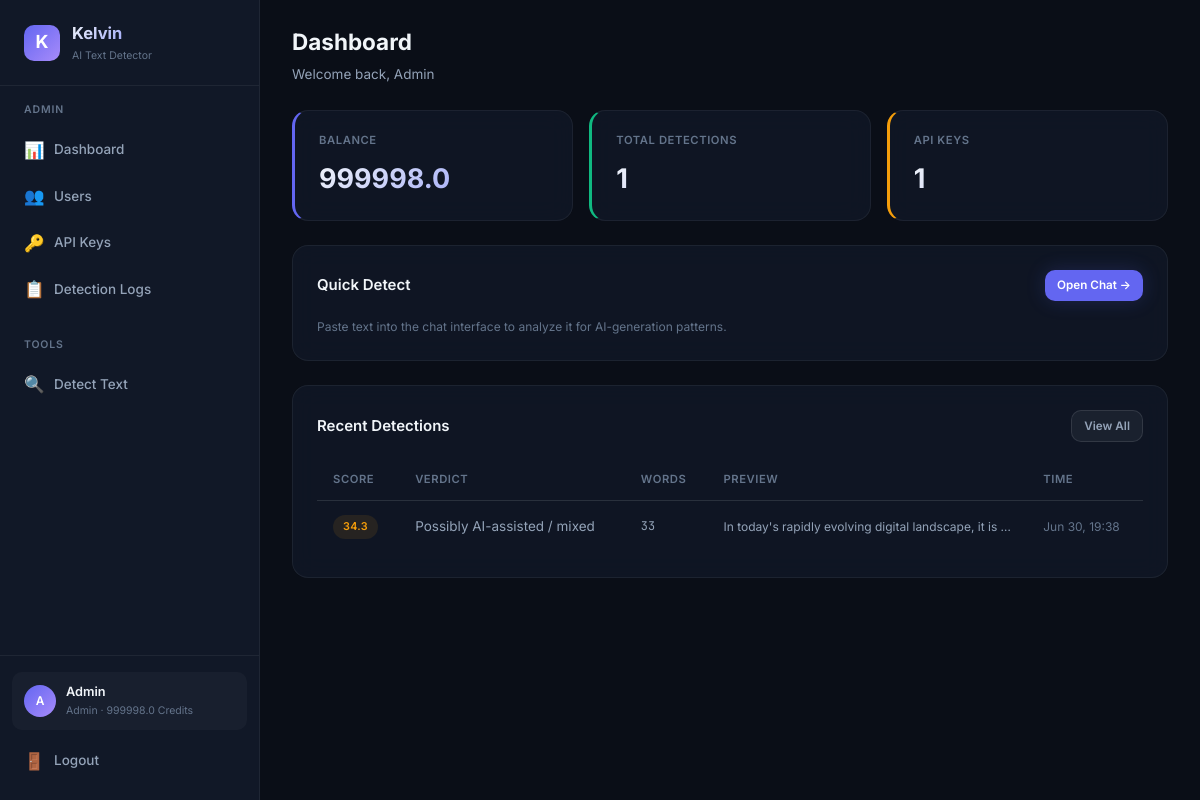
The page /dashboard (signed in) on the database as committed earlier.
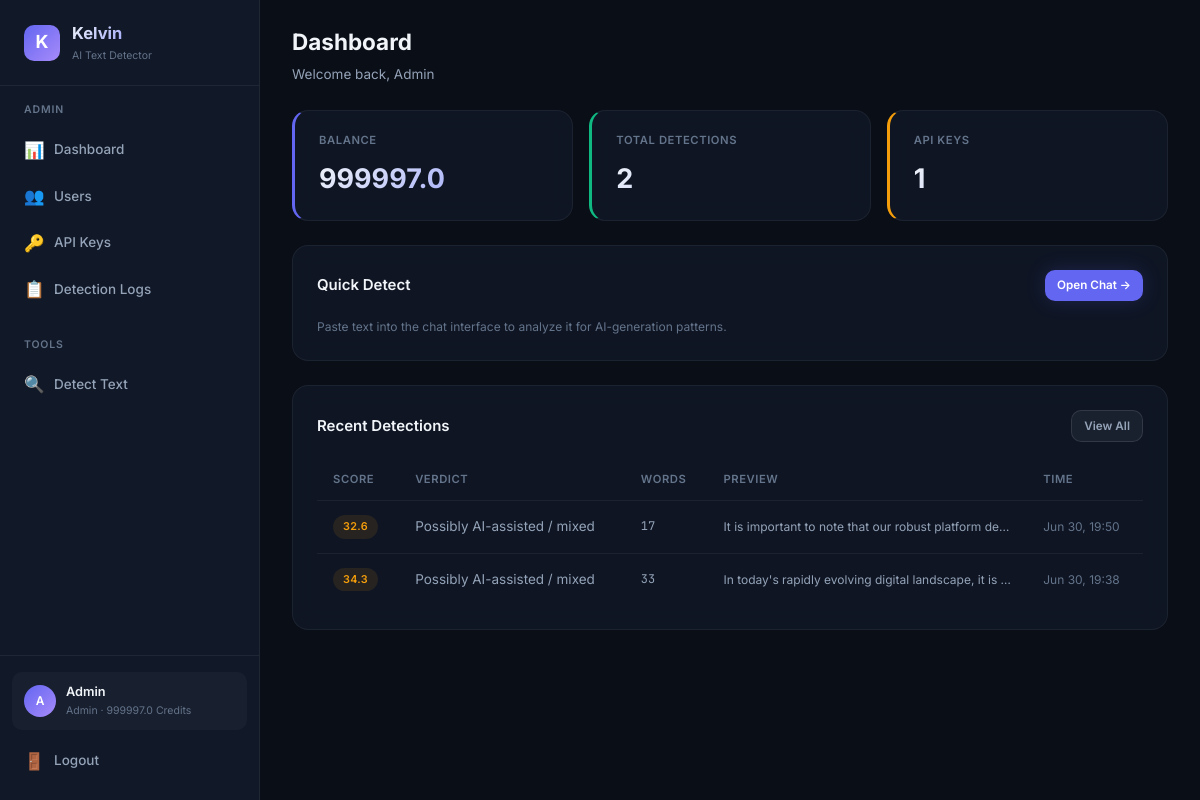
The same page on the database as committed later.
### database.py (models this page shows, shortened)
class User(Base):
    __tablename__ = "users"
    id = Column(Integer, primary_key=True, autoincrement=True)
    email = Column(String(255), unique=True, nullable=False, index=True)
    password_hash = Column(String(255), nullable=False)
    display_name = Column(String(100), nullable=False)
    role = Column(String(20), nullable=False, default="user")  # "admin" or "user"
    balance = Column(Float, nullable=False, default=100.0)
    is_active = Column(Boolean, nullable=False, default=True)
    created_at = Column(DateTime, nullable=False, default=datetime.utcnow)
    api_keys = relationship("APIKeyRecord", back_populates="user", lazy="dynamic")
    detection_logs = relationship("DetectionLog", back_populates="user", lazy="dynamic")
    transactions = relationship("BalanceTransaction", back_populates="user", lazy="dynamic")

class DetectionLog(Base):
    __tablename__ = "detection_logs"
    id = Column(Integer, primary_key=True, autoincrement=True)
    user_id = Column(Integer, ForeignKey("users.id"), nullable=False, index=True)
    api_key_id = Column(Integer, ForeignKey("api_keys.id"), nullable=True)
    input_text = Column(Text, nullable=False)
    output_json = Column(Text, nullable=False)  # JSON string
    score = Column(Float, nullable=True)
    verdict = Column(String(50), nullable=True)
    model_used = Column(String(30), nullable=True)
    cost = Column(Float, nullable=False, default=1.0)
    word_count = Column(Integer, nullable=True)
    ip_address = Column(String(45), nullable=True)
    created_at = Column(DateTime, nullable=False, default=datetime.utcnow)
    user = relationship("User", back_populates="detection_logs")
    api_key = relationship("APIKeyRecord", back_populates="detection_logs")
    __table_args__ = (
        Index("idx_logs_user_created", "user_id", "created_at"),
    )

### detect-ai.py (the view)
@app.get("/dashboard", response_class=HTMLResponse)
async def user_dashboard(request: Request, db: Session = Depends(get_db_session)):
    user = _require_web_user(request, db)
    recent_logs = db.query(DetectionLog).filter(DetectionLog.user_id == user.id).order_by(desc(DetectionLog.created_at)).limit(10).all()
    total_requests = db.query(func.count(DetectionLog.id)).filter(DetectionLog.user_id == user.id).scalar()
    return _render(request, db, "user/dashboard.html", recent_logs=recent_logs, total_requests=total_requests)

### templates/user/dashboard.html (shortened to what this page needs)
{% extends "base.html" %}
{% set active_page = 'user-dashboard' %}
{% block page_header %}
<div class="page-header">
    <h2>Dashboard</h2>
    <p>Welcome back, {{ user.display_name }}</p>
</div>
{% endblock %}
{% block content %}
<div class="stats-grid">
    <div class="stat-card accent">
        <div class="stat-label">Balance</div>
        <div class="stat-value">{{ user.balance | round(1) }}</div>
    </div>
    <div class="stat-card green">
        <div class="stat-label">Total Detections</div>
        <div class="stat-value">{{ total_requests }}</div>
    </div>
    <div class="stat-card yellow">
        <div class="stat-label">API Keys</div>
        <div class="stat-value">{{ user.api_keys.count() }}</div>
    </div>
</div>
<div class="card">
    <div class="card-header">
        <h3>Quick Detect</h3>
        <a href="/dashboard/detect" class="btn btn-primary btn-sm">Open Chat →</a>
    </div>
    <p class="text-muted text-sm">Paste text into the chat interface to analyze it for AI-generation patterns.</p>
</div>
<div class="card mt-24">
    <div class="card-header">
        <h3>Recent Detections</h3>
        <a href="/dashboard/usage" class="btn btn-secondary btn-sm">View All</a>
    </div>
    {% if recent_logs %}
    <div class="table-container">
        <table>
            <thead>
                <tr>
                    <th>Score</th>
                    <th>Verdict</th>
                    <th>Words</th>
                    <th>Preview</th>
                    <th>Time</th>
                </tr>
            </thead>
            <tbody>
                {% for log in recent_logs %}
                <tr>
                    <td>
                        <span class="badge {% if log.score >= 60 %}badge-red{% elif log.score >= 30 %}badge-yellow{% else %}badge-green{% endif %}">
                            {{ log.score | round(1) }}
                        </span>
                    </td>
                    <td>{{ log.verdict or '—' }}</td>
                    <td class="text-mono text-sm">{{ log.word_count or '—' }}</td>
                    <td class="truncate text-sm">{{ log.input_text[:80] }}{% if log.input_text|length > 80 %}...{% endif %}</td>
                    <td class="text-sm text-muted">{{ log.created_at.strftime('%b %d, %H:%M') if log.created_at else '—' }}</td>
                </tr>
                {% endfor %}
            </tbody>
        </table>
    </div>
    {% else %}
    <div class="empty-state">
        <div class="empty-icon">🔍</div>
        <h3>No detections yet</h3>
        <p>Start by analyzing some text in the <a href="/dashboard/detect">Detect</a> page.</p>
    </div>
    {% endif %}
</div>
{% endblock %}

### templates/base.html (shortened to what this page needs)
<!DOCTYPE html>
<html lang="en">
<head>
    <link rel="stylesheet" href="/static/css/style.css">
</head>
<body>
    {% block body %}
    <div class="app-layout">
        <aside class="sidebar">
            <div class="sidebar-brand">
                <div class="brand-icon">K</div>
                <div>
                    <h1>Kelvin</h1>
                    <div class="brand-version">AI Text Detector</div>
                </div>
            </div>
            <nav class="sidebar-nav">
                {% if user and user.role == 'admin' %}
                <div class="nav-section">
                    <div class="nav-section-title">Admin</div>
                    <a href="/admin/dashboard" class="nav-link {% if active_page == 'admin-dashboard' %}active{% endif %}">
                        <span class="nav-icon">📊</span> Dashboard
                    </a>
                    <a href="/admin/users" class="nav-link {% if active_page == 'admin-users' %}active{% endif %}">
                        <span class="nav-icon">👥</span> Users
                    </a>
                    <a href="/admin/keys" class="nav-link {% if active_page == 'admin-keys' %}active{% endif %}">
                        <span class="nav-icon">🔑</span> API Keys
                    </a>
                    <a href="/admin/logs" class="nav-link {% if active_page == 'admin-logs' %}active{% endif %}">
                        <span class="nav-icon">📋</span> Detection Logs
                    </a>
                </div>
                <div class="nav-section">
                    <div class="nav-section-title">Tools</div>
                    <a href="/dashboard/detect" class="nav-link {% if active_page == 'detect' %}active{% endif %}">
                        <span class="nav-icon">🔍</span> Detect Text
                    </a>
                </div>
                {% endif %}
            </nav>
            {% if user %}
            <div class="sidebar-footer">
                <div class="sidebar-user">
                    <div class="user-avatar">{{ user.display_name[0] | upper }}</div>
                    <div class="user-info">
                        <div class="user-name">{{ user.display_name }}</div>
                        <div class="user-role">{{ user.role }} · {{ user.balance | round(1) }} credits</div>
                    </div>
                </div>
                <a href="/logout" class="nav-link" style="margin-top: 8px;">
                    <span class="nav-icon">🚪</span> Logout
                </a>
            </div>
            {% endif %}
        </aside>
        <main class="main-content">
            {% block page_header %}{% endblock %}
            <div class="page-body">
                {% block content %}{% endblock %}
            </div>
        </main>
    </div>
    {% endblock %}
</body>
</html>

Rows that differ between the two databases and show on the page:
changed User "Admin": balance "999998.0" → "999997.0"
added DetectionLog: score "32.6", verdict "Possibly AI-assisted / mixed", word_count "17", input_text "It is important to note that our robust platform de…", created_at "Jun 30, 19:50"
Other text that changed with them:
{{ total_requests }}: "1" → "2"
